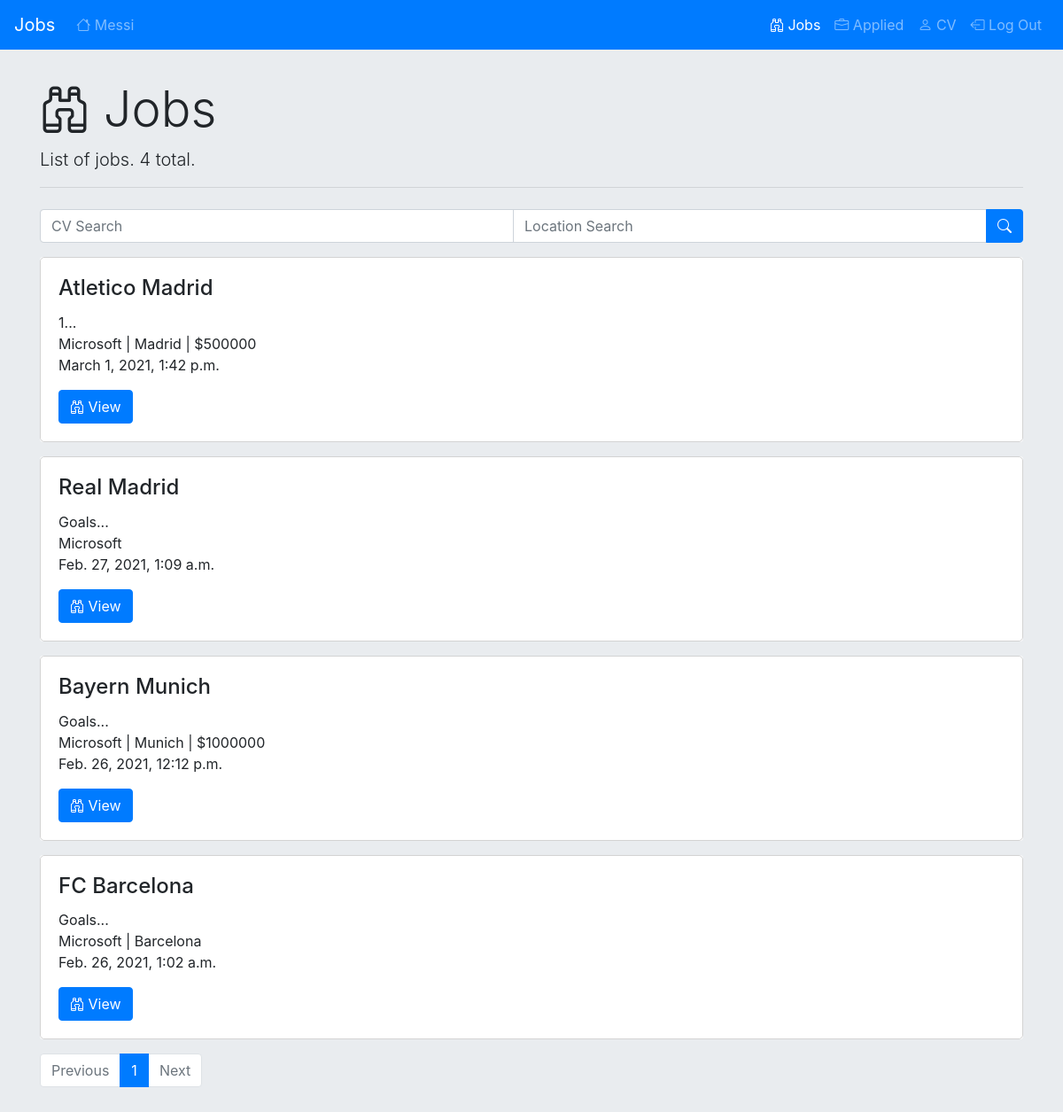
/applicant_job_list (signed in), run on the app's committed database.
### jobs/models.py (models this page shows)
class User(AbstractUser):
    APPLICANT = 1
    EMPLOYER = 2
    ROLE_CHOICES = [
        (APPLICANT,"applicant"),
        (EMPLOYER,"employer"),
    ]
    role = models.IntegerField(
        choices=ROLE_CHOICES,
        default=APPLICANT
    )

class Job(models.Model):
    company = models.ForeignKey("Company", on_delete=models.CASCADE, related_name="job_from_company")
    title = models.TextField()
    description = models.TextField()
    date = models.DateTimeField(auto_now_add=True)
    salary = models.IntegerField(null=True)
    location = models.TextField()

class Company(models.Model):
    user =  models.ForeignKey("User", on_delete=models.CASCADE, related_name="company_from_user")
    name = models.CharField(max_length=64)
    email = models.EmailField(max_length=64)
    phone = models.CharField(max_length=64)
    country = models.CharField(max_length=64)
    city = models.CharField(max_length=64)
    address = models.CharField(max_length=64)
    postal = models.CharField(max_length=64)
    description = models.TextField()

### jobs/views.py (the view, shortened to what this page needs)
# urls.py: path("applicant_job_list", views.applicant_job_list_view, name="applicant_job_list_init"),
def applicant_job_list_view(request, page_number=1):
    if request.user.is_authenticated and request.user.role == User.APPLICANT:
        nav_items = [
            {"view":"applicant_job_list_init","text":"Jobs","icon":"bi-binoculars", "active":True},
            {"view":"applicant_applied_list_init","text":"Applied","icon":"bi-briefcase",},
            {"view":"applicant_edit_cv","text":"CV","icon":"bi-person",},
            {"view":"logout","text":"Log Out","icon":"bi-box-arrow-left",} ]
        nav_items_left = [
            {"view":"applicant_home","icon":"bi-house","text":request.user.username}]
        if "applicant_job_list_title" in request.session:
            search_title = request.session["applicant_job_list_title"]
        else:
            search_title = ""
        if "applicant_job_list_location" in request.session:
            search_location = request.session["applicant_job_list_location"]
        else:
            search_location = ""
        if search_title == None or search_title =="":
            if search_location is not None and search_location != "":
                objects = Job.objects.filter(Q_search_location(search_location)).order_by('-date')
            else:
                objects = Job.objects.all().order_by('-date')
        else:
            if search_location is not None and search_location != "":
                objects = Job.objects.filter(Q_search_title(search_title),Q_search_location(search_location)).order_by('-date')
            else:
                objects = Job.objects.filter(Q_search_title(search_title)).order_by('-date')
        request.session["applicant_job_list_state"] = (page_number,)
        request.session["applicant_applied_list_state"] = (1,)
        paginator = Paginator(objects,10)
        page_obj = paginator.page(page_number)
        return render(request, "jobs/applicant_job_list.html",{"search_location":search_location,"search_title":search_title,
        "count":objects.count(),"page": page_obj, "nav_items":nav_items, "stop_edit":False,"nav_items_left":nav_items_left})
    else:
        nav_items = [
            {"view":"applicant_access","text":"Applicant Access"},
            {"view":"employer_access","text":"Employer Access"} ]
        return render(request, "jobs/applicant_job_list.html", {"message":"User not authenticated.", "nav_items":nav_items, "stop_edit":True})

### jobs/templates/jobs/applicant_job_list.html (shortened to what this page needs)
{% extends "jobs/layout.html" %}
{% block body %}
<br>
<div class="container">
    {% if not stop_edit %}
    <div id="jobs-pagination" class="jumbotron jumbotron-fluid">
        <h1 class="display-4 "><i class="bi-binoculars"> </i> Jobs</h1>
        <p class="lead ">List of jobs. {{count}} total.</p>
        <hr>
        <div class="pt-2 pb-2">
            <form action="{% url 'applicant_job_list_init' %}" method="post">
                <div class="input-group">
                    <input type="text" class="form-control" id="search-title" name="search-title"
                        placeholder="CV Search" value="{% if search_title is not None%}{{search_title}}{% endif %}">
                    <input type="text" class="form-control" id="search-location" name="search-location"
                        placeholder="Location Search"
                        value="{% if search_location is not None %}{{search_location}}{% endif %}">
                    <div class="input-group-append">
                        <button class="btn btn-primary" type="submit">
                            <i class="bi-search"></i>
                        </button>
                    </div>
                </div>
            </form>
        </div>
        {% for job in page %}
        <div class="pt-2 pb-2">
            <div class="card border-0">
                <div class="card-body jobs-card">
                    <h4 class="card-title">{{job.title}}</h4>
                    <p class="card-text">{{job.description|slice:"0:64"}}...<br>
                        {{job.company.name}} {% if job.location != '' %}| {{job.location}} {%endif%}
                        {% if job.salary != 0 and job.salary != None%} | ${{job.salary}}{% endif %}<br>
                        {{job.date}}</p>
                    <a href="{% url 'applicant_apply_job' job.id %}" class="btn btn-primary"><i
                            class="bi-binoculars"></i> View</a>
                </div>
            </div>
        </div>
        {% endfor %}
        <div class="pt-2 pb-2">
            <nav aria-label="Job view navigation">
                <ul class="pagination ">
                    {% if page.has_previous %}
                    <li class="page-item">
                        <a class="page-link"
                            href="{% url 'applicant_job_list' page.previous_page_number %}">Previous</a>
                    </li>
                    {% else %}
                    <li class="page-item disabled">
                        <a class="page-link" href="">Previous</a>
                    </li>
                    {% endif %}
                    <li class="page-item active ">
                        <a class="page-link" href="{% url 'applicant_job_list' page.number %}">
                            {{page.number}}
                        </a>
                    </li>
                    {% if page.has_next %}
                    <li class="page-item ">
                        <a class="page-link" href="{% url 'applicant_job_list' page.next_page_number %}">Next</a>
                    </li>
                    {% else %}
                    <li class="page-item disabled ">
                        <a class="page-link" href="">Next</a>
                    </li>
                    {% endif %}
                </ul>
            </nav>
        </div>
    </div>
    {% endif %}
</div>
{% endblock %}

### jobs/templates/jobs/layout.html (shortened to what this page needs)
{% load static %}
<!DOCTYPE html>
<html lang="en">
<head>
    <link rel="stylesheet" href="https://cdn.jsdelivr.net/npm/bootstrap@4.6.0/dist/css/bootstrap.min.css"
>
    <link rel="stylesheet" href="https://cdn.jsdelivr.net/npm/bootstrap-icons@1.3.0/font/bootstrap-icons.css">
    <link href="{% static 'jobs/styles.css' %}" rel="stylesheet">
</head>
<body class="jobs-body">
    <nav class="navbar navbar-expand-md navbar-dark bg-primary  jobs-navbar">
        <a class="navbar-brand" href="">Jobs</a>
        <div class="collapse navbar-collapse" id="navbarSupportedContent">
            {% if nav_items_left%}
            <ul class="nav navbar-nav mr-auto">
                {% for nav_item in nav_items_left %}
                <li class="nav-item text-dark {%if nav_item.active %} active {% endif %}">
                    {% if nav_item.state%}
                    <a class="nav-link"
                        href="/{{nav_item.view}}{% for state_item in nav_item.state %}/{{state_item}}{% endfor %}"><i
                            class="{{nav_item.icon}}"></i> {{nav_item.text}}</a>
                    {% else %}
                    <a class="nav-link" href="{% url nav_item.view %}"><i class="{{nav_item.icon}}"></i>
                        {{nav_item.text}}</a>
                    {% endif %}
                </li>
                {% endfor %}
            </ul>
            {% endif %}
            <ul class="nav navbar-nav ml-auto">
                {% for nav_item in nav_items %}
                <li class="nav-item text-dark {%if nav_item.active %} active {% endif %}">
                    {% if nav_item.state%}
                    <a class="nav-link"
                        href="/{{nav_item.view}}{% for state_item in nav_item.state %}/{{state_item}}{% endfor %}"><i
                            class="{{nav_item.icon}}"></i> {{nav_item.text}}</a>
                    {% else %}
                    <a class="nav-link" href="{% url nav_item.view %}"><i class="{{nav_item.icon}}"></i>
                        {{nav_item.text}}</a>
                    {% endif %}
                </li>
                {% endfor %}
            </ul>
        </div>
    </nav>
    {% block body %}
    {% endblock %}
</body>
</html>

### jobs/static/jobs/styles.css (style rules this page uses)
.jobs-body { background: #E9ECEF; }
.jumbotron { padding-top: 10px; }
.jobs-card { background-color: white; border:solid; border-color: lightgrey; border-width: 1px; border-radius: 5px; }
.container { animation-name: jobs-fade-in-anim; animation-duration: 0.25s; }

### data on the page
User: text "Messi"
Job: title "Atletico Madrid", description "1", company.name "Microsoft", location "Madrid", salary "500000", date "March 1, 2021, 1:42 p.m."
Job: title "Real Madrid", description "Goals", company.name "Microsoft", date "Feb. 27, 2021, 1:09 a.m."
Job: title "Bayern Munich", description "Goals", company.name "Microsoft", location "Munich", salary "1000000", date "Feb. 26, 2021, 12:12 p.m."
Job: title "FC Barcelona", description "Goals", company.name "Microsoft", location "Barcelona", date "Feb. 26, 2021, 1:02 a.m."

### other printed values
{{ nav_item.text }} "Jobs" "Applied" "CV" "Log Out"
{{ count }} "4"
{{ page.number }} "1"
